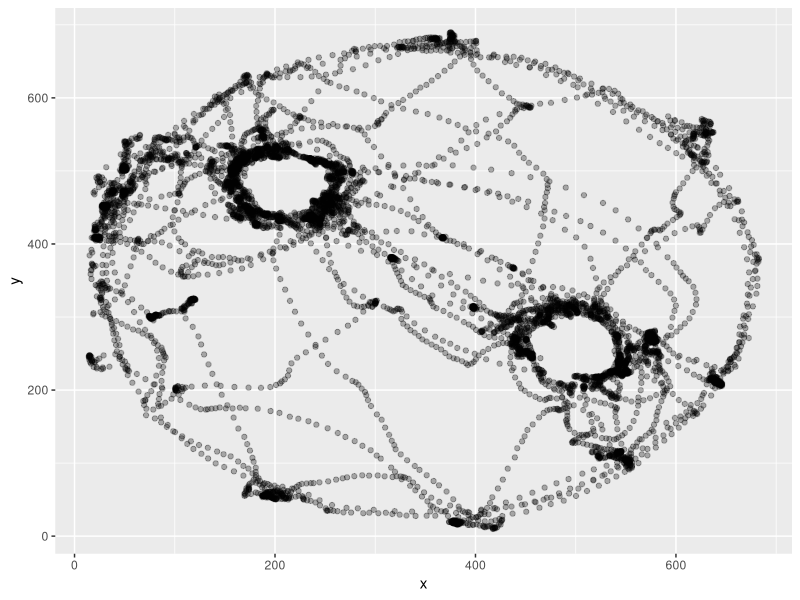

This figure's R source: (Note: this script raises an error after producing the figure.)
rm(list = ls())
library(tidyverse)
SimilarLearn <- read_csv("240808_r1595_different_0.csv")
SimilarLearn <- SimilarLearn %>%
  select(!15:24) %>%
  filter(Value.Item1.Item1.Item2>103) %>%
  rename(pixelx = Value.Item1.Item1.Item3.X, pixely = Value.Item1.Item1.Item3.Y, TimePoint = Value.Item1.Item1.Item2) %>%
  select(!1, !14) %>%
  filter(!Value.Item2 == TRUE) %>%
  na.omit 
x1 <- c(SimilarLearn$pixelx)
y1 <- c(SimilarLearn$pixely)
df1 <- data.frame(x = x1, y = y1)
p1 <- ggplot(df1, aes(x = x, y = y)) +
  geom_point(alpha = 0.3)
p1
library(ggforce)
#Blue represents gnome, red represents green jar.
p1circle <- p1 + geom_circle(aes(x0 = 492, y0 = 263, r = 65), color = "green")
p1circle <- p1circle + geom_circle(aes(x0 = 210, y0 = 483, r = 65), color = "green")
p1circle
radius <- 65
center_x1 <- 492
center_y1 <- 263
df1$distance <- sqrt((df1$x - center_x1)^2 + (df1$y - center_y1)^2)
points_in_circle1 <- sum(df1$distance <= radius)
print(points_in_circle1)
center_x2 <- 210
center_y2 <- 483
df1$distance1 <- sqrt((df1$x - center_x2)^2 + (df1$y - center_y2)^2)
points_in_circle2 <- sum(df1$distance1 <= radius)
print(points_in_circle2)

BaselineLearn <- read_csv("240808_r1595_1_baseline_learn.csv")
BaselineLearn <- BaselineLearn %>%
  select(!15:24) %>%
  filter(Value.Item1.Item1.Item2>56) %>%
  rename(pixelx = Value.Item1.Item1.Item3.X, pixely = Value.Item1.Item1.Item3.Y, TimePoint = Value.Item1.Item1.Item2) %>%
  select(!1, !14) %>%
  na.omit
Baselinelearn <- BaselineLearn %>%
  filter(!Value.Item2 == TRUE) 
x2 <- c(BaselineLearn$pixelx)
y2 <- c(BaselineLearn$pixely)
df2 <- data.frame(x = x2, y = y2)
p2 <- ggplot(df2, aes(x = x2, y = y2)) +
  geom_point(alpha = 0.3)
p2
p2circle <- p2 + geom_circle(aes(x0 = 381, y0 = 170, r = 60), color = "purple")
p2circle <- p2circle + geom_circle(aes(x0 = 135, y0 = 393, r = 60), color = "purple")
p2circle
radius <- 60
center_x1 <- 381
center_y1 <- 170
df2$distance <- sqrt((df2$x - center_x1)^2 + (df2$y - center_y1)^2)
points_in_circle2 <- sum(df2$distance <= radius)
print(points_in_circle2)
center_x2 <- 135
center_y2 <- 393
df2$distance1 <- sqrt((df2$x - center_x2)^2 + (df2$y - center_y2)^2)
points_in_circle2 <- sum(df2$distance1 <= radius)
print(points_in_circle2)

SimilarTest <- read_csv("240808_r1595_2_baseline_test.csv")
SimilarTest <- SimilarTest %>%
  select(!15:24) %>%
  filter(Value.Item1.Item1.Item2>100) %>%
  rename(pixelx = Value.Item1.Item1.Item3.X, pixely = Value.Item1.Item1.Item3.Y, TimePoint = Value.Item1.Item1.Item2) %>%
  select(!1, !14) %>%
  na.omit
SimilarTest <- SimilarTest %>%
  filter(!Value.Item2 == TRUE)
x3 <- c(SimilarTest$pixelx)
y3 <- c(SimilarTest$pixely)
df3 <- data.frame(x = x3, y = y3)
p3 <- ggplot(df3, aes(x = x3, y = y3)) +
  geom_point(alpha = 0.3)
p3
p3circle <- p3 + geom_circle(aes(x0 = 381, y0 = 175, r = 60), color = "green")
p3circle <- p3circle + geom_circle(aes(x0 = 135, y0 = 398, r = 60), color = "purple") +
  ggtitle("baseline")
p3circle
radius <- 60
center_x3 <- 381
center_y3 <- 175
df3$distance <- sqrt((df3$x - center_x3)^2 + (df3$y - center_y3)^2)
points_in_circle3 <- sum(df3$distance <= radius)
print(points_in_circle3)
center_x3 <- 135
center_y3 <- 398
df3$distance1 <- sqrt((df3$x - center_x3)^2 + (df3$y - center_y3)^2)
points_in_circle3 <- sum(df3$distance1 <= radius)
print(points_in_circle3)

DifferentLearn <- read_csv("240808_r1595_3_similar_learn.csv")
DifferentLearn <- DifferentLearn %>%
  select(!15:24) %>%
  filter(Value.Item1.Item1.Item2>57) %>%
  rename(pixelx = Value.Item1.Item1.Item3.X, pixely = Value.Item1.Item1.Item3.Y, TimePoint = Value.Item1.Item1.Item2) %>%
  select(!1, !14) %>%
  na.omit
DifferentLearn <- DifferentLearn %>%
  filter(!Value.Item2 == TRUE)
x4 <- c(DifferentLearn$pixelx)
y4 <- c(DifferentLearn$pixely)
df4 <- data.frame(x = x4, y = y4)
p4 <- ggplot(df4, aes(x = x4, y = y4)) +
  geom_point(alpha = 0.3)
p4
p4circle <- p4 + geom_circle(aes(x0 = 381, y0 = 165, r = 60), color = "blue")
p4circle <- p4circle + geom_circle(aes(x0 = 130, y0 = 393, r = 60), color = "blue")
p4circle
radius <- 60
center_x4 <- 381
center_y4 <- 165
df4$distance <- sqrt((df4$x - center_x4)^2 + (df4$y - center_y4)^2)
points_in_circle4 <- sum(df4$distance <= radius)
print(points_in_circle4)
center_x4 <- 130
center_y4 <- 393
df4$distance1 <- sqrt((df4$x - center_x4)^2 + (df4$y - center_y4)^2)
points_in_circle4 <- sum(df4$distance1 <= radius)
print(points_in_circle4)

BaselineLearn1 <- read_csv("240808_r1595_4_baseline_learn.csv")
BaselineLearn1 <- BaselineLearn1 %>%
  select(!15:24) %>%
  filter(Value.Item1.Item1.Item2>64) %>%
  rename(pixelx = Value.Item1.Item1.Item3.X, pixely = Value.Item1.Item1.Item3.Y, TimePoint = Value.Item1.Item1.Item2) %>%
  select(!1, !14) %>%
  na.omit %>%
  filter(!Value.Item2 == TRUE)
x5 <- c(BaselineLearn1$pixelx)
y5 <- c(BaselineLearn1$pixely)
df5 <- data.frame(x = x5, y = y5)
p5 <- ggplot(df5, aes(x = x5, y = y5)) +
  geom_point(alpha = 0.3)
p5
p5circle <- p5 + geom_circle(aes(x0 = 381, y0 = 175, r = 60), color = "red")
p5circle <- p5circle + geom_circle(aes(x0 = 135, y0 = 388, r = 60), color = "red")
p5circle
radius <- 60
center_x5 <- 381
center_y5 <- 175
df5$distance <- sqrt((df5$x - center_x5)^2 + (df5$y - center_y5)^2)
points_in_circle5 <- sum(df5$distance <= radius)
print(points_in_circle5)
center_x6 <- 135
center_y6 <- 388
df5$distance1 <- sqrt((df5$x - center_x6)^2 + (df5$y - center_y6)^2)
points_in_circle6 <- sum(df5$distance1 <= radius)
print(points_in_circle6)

DifferentTest <- read_csv("240808_r1595_5_baseline_test.csv")
DifferentTest <- DifferentTest %>%
  select(!15:24) %>%
  filter(Value.Item1.Item1.Item2>78) %>%
  rename(pixelx = Value.Item1.Item1.Item3.X, pixely = Value.Item1.Item1.Item3.Y, TimePoint = Value.Item1.Item1.Item2) %>%
  select(!1, !14) %>%
  filter(!Value.Item2 == TRUE) %>%
  na.omit
x6 <- c(DifferentTest$pixelx)
y6 <- c(DifferentTest$pixely)
df6 <- data.frame(x = x6, y = y6)
p6 <- ggplot(df6, aes(x = x6, y = y6)) +
  geom_point(alpha = 0.3)
p6
p6circle <- p6 + geom_circle(aes(x0 = 376, y0 = 170, r = 60), color = "red")
p6circle <- p6circle + geom_circle(aes(x0 = 130, y0 = 383, r = 60), color = "blue")
p6circle
radius <- 60
center_x6 <- 376
center_y6 <- 170
df6$distance <- sqrt((df6$x - center_x6)^2 + (df6$y - center_y6)^2)
points_in_circle6 <- sum(df6$distance <= radius)
print(points_in_circle6)
center_x6 <- 130
center_y6 <- 383
df6$distance1 <- sqrt((df6$x - center_x6)^2 + (df6$y - center_y6)^2)
points_in_circle6 <- sum(df6$distance1 <= radius)
print(points_in_circle6)


